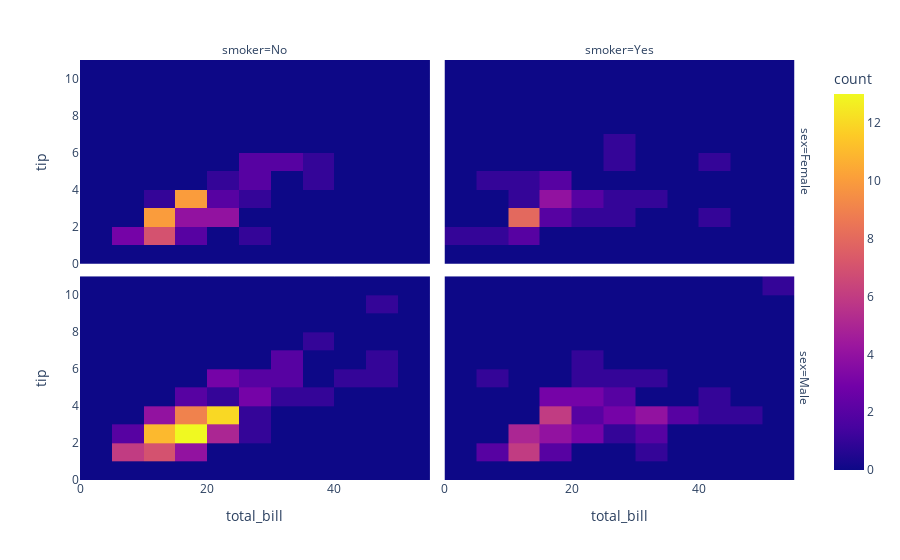

Notebook code for this chart:
### Markdown cell above
## facet

### Code cell
fig = px.density_heatmap(
    data_frame=tips,
    x="total_bill",
    y="tip",
    facet_row="sex",
    facet_col="smoker"
)
fig.show()

### Figure 1 — Plotly figure (JSON) as saved in the notebook; plotly's stock layout.template omitted (floating-point values rounded to 4 significant figures)
{"data": [{"coloraxis": "coloraxis", "hovertemplate": "sex=Female<br>smoker=No<br>total_bill=%{x}<br>tip=%{y}<br>count=%{z}<extra></extra>", "name": "", "type": "histogram2d", "x": [16.99, 24.59, 35.26, 14.83, 10.33, 16.97, 20.29, 15.77, 19.65, 15.06, 20.69, 16.93, 10.29, 34.81, 26.41, 16.45, 17.07, 14.73, 10.07, 34.83, 22.75, 20.92, 7.25, 25.71, 17.31, 10.65, 12.43, 24.08, 13.42, 12.48, 29.8, 14.52, 11.38, 20.27, 11.17, 12.26, 18.26, 8.51, 10.33, 14.15, 13.16, 17.47, 27.05, 16.43, 8.35, 18.64, 11.87, 29.85, 25, 13.39, 16.21, 15.98, 35.83, 18.78], "xaxis": "x3", "xbingroup": "x", "y": [1.01, 3.61, 5, 3.02, 1.67, 3.5, 2.75, 2.23, 3, 3, 2.45, 3.07, 2.6, 5.2, 1.5, 2.47, 3, 2.2, 1.83, 5.17, 3.25, 4.08, 1, 4, 3.5, 1.5, 1.8, 2.92, 1.68, 2.52, 4.2, 2, 2, 2.83, 1.5, 2, 3.25, 1.25, 2, 2, 2.75, 3.5, 5, 2.3, 1.5, 1.36, 1.63, 5.14, 3.75, 2.61, 2, 3, 4.67, 3], "yaxis": "y3", "ybingroup": "y"}, {"coloraxis": "coloraxis", "hovertemplate": "sex=Female<br>smoker=Yes<br>total_bill=%{x}<br>tip=%{y}<br>count=%{z}<extra></extra>", "name": "", "type": "histogram2d", "x": [3.07, 26.86, 25.28, 5.75, 16.32, 11.35, 15.38, 44.3, 22.42, 14.31, 17.51, 10.59, 10.63, 9.6, 20.9, 18.15, 19.81, 43.11, 13, 12.74, 13, 16.4, 16.47, 12.76, 13.27, 28.17, 12.9, 30.14, 13.42, 16.27, 10.09, 22.12, 27.18], "xaxis": "x4", "xbingroup": "x", "y": [1, 3.14, 5, 1, 4.3, 2.5, 3, 2.5, 3.48, 4, 3, 1.61, 2, 4, 3.5, 3.5, 4.19, 5, 2, 2.01, 2, 2.5, 3.23, 2.23, 2.5, 6.5, 1.1, 3.09, 3.48, 2.5, 2, 2.88, 2], "yaxis": "y4", "ybingroup": "y"}, {"coloraxis": "coloraxis", "hovertemplate": "sex=Male<br>smoker=No<br>total_bill=%{x}<br>tip=%{y}<br>count=%{z}<extra></extra>", "name": "", "type": "histogram2d", "x": [10.34, 21.01, 23.68, 25.29, 8.77, 26.88, 15.04, 14.78, 10.27, 15.42, 18.43, 21.58, 16.29, 20.65, 17.92, 39.42, 19.82, 17.81, 13.37, 12.69, 21.7, 9.55, 18.35, 17.78, 24.06, 16.31, 18.69, 31.27, 16.04, 17.46, 13.94, 9.68, 30.4, 18.29, 22.23, 32.4, 28.55, 18.04, 12.54, 9.94, 25.56, 19.49, 48.27, 17.59, 20.08, 20.23, 12.02, 10.51, 27.2, 22.76, 17.29, 16.66, 15.98, 13.03, 18.28, 24.71, 21.16, 22.49, 12.46, 18.24, 14, 38.07, 23.95, 29.93, 11.69, 14.26, 15.95, 8.52, 22.82, 19.08, 34.3, 41.19, 9.78, 7.51, 14.07, 13.13, 17.26, 24.55, 19.77, 48.17, 16.49, 21.5, 12.66, 13.81, 24.52, 20.76, 31.71, 20.69, 7.56, 48.33, 20.45, 13.28, 11.61, 10.77, 10.07, 29.03, 17.82], "xaxis": "x", "xbingroup": "x", "y": [1.66, 3.5, 3.31, 4.71, 2, 3.12, 1.96, 3.23, 1.71, 1.57, 3, 3.92, 3.71, 3.35, 4.08, 7.58, 3.18, 2.34, 2, 2, 4.3, 1.45, 2.5, 3.27, 3.6, 2, 2.31, 5, 2.24, 2.54, 3.06, 1.32, 5.6, 3, 5, 6, 2.05, 3, 2.5, 1.56, 4.34, 3.51, 6.73, 2.64, 3.15, 2.01, 1.97, 1.25, 4, 3, 2.71, 3.4, 2.03, 2, 4, 5.85, 3, 3.5, 1.5, 3.76, 3, 4, 2.55, 5.07, 2.31, 2.5, 2, 1.48, 2.18, 1.5, 6.7, 5, 1.73, 2, 2.5, 2, 2.74, 2, 2, 5, 2, 3.5, 2.5, 2, 3.48, 2.24, 4.5, 5, 1.44, 9, 3, 2.72, 3.39, 1.47, 1.25, 5.92, 1.75], "yaxis": "y", "ybingroup": "y"}, {"coloraxis": "coloraxis", "hovertemplate": "sex=Male<br>smoker=Yes<br>total_bill=%{x}<br>tip=%{y}<br>count=%{z}<extra></extra>", "name": "", "type": "histogram2d", "x": [38.01, 11.24, 20.29, 13.81, 11.02, 18.29, 15.01, 17.92, 19.44, 32.68, 28.97, 40.17, 27.28, 12.03, 21.01, 15.36, 20.49, 25.21, 16, 50.81, 15.81, 7.25, 31.85, 16.82, 32.9, 17.89, 14.48, 34.63, 34.65, 23.33, 45.35, 23.17, 40.55, 30.46, 23.1, 15.69, 28.44, 15.48, 16.58, 10.34, 13.51, 18.71, 20.53, 26.59, 38.73, 24.27, 30.06, 25.89, 28.15, 11.59, 7.74, 12.16, 8.58, 13.42, 24.01, 15.69, 15.53, 12.6, 32.83, 22.67], "xaxis": "x2", "xbingroup": "x", "y": [3, 1.76, 3.21, 2, 1.98, 3.76, 2.09, 3.08, 3, 5, 3, 4.73, 4, 1.5, 3, 1.64, 4.06, 4.29, 2, 10, 3.16, 5.15, 3.18, 4, 3.11, 2, 2, 3.55, 3.68, 5.65, 3.5, 6.5, 3, 2, 4, 1.5, 2.56, 2.02, 4, 2, 2, 4, 4, 3.41, 3, 2.03, 2, 5.16, 3, 1.5, 1.44, 2.2, 1.92, 1.58, 2, 3, 3, 1, 1.17, 2], "yaxis": "y2", "ybingroup": "y"}], "layout": {"annotations": [{"font": {}, "showarrow": false, "text": "smoker=No", "x": 0.24, "xanchor": "center", "xref": "paper", "y": 1, "yanchor": "bottom", "yref": "paper"}, {"font": {}, "showarrow": false, "text": "smoker=Yes", "x": 0.74, "xanchor": "center", "xref": "paper", "y": 1, "yanchor": "bottom", "yref": "paper"}, {"font": {}, "showarrow": false, "text": "sex=Male", "textangle": 90, "x": 0.98, "xanchor": "left", "xref": "paper", "y": 0.2425, "yanchor": "middle", "yref": "paper"}, {"font": {}, "showarrow": false, "text": "sex=Female", "textangle": 90, "x": 0.98, "xanchor": "left", "xref": "paper", "y": 0.7575, "yanchor": "middle", "yref": "paper"}], "coloraxis": {"colorbar": {"title": {"text": "count"}}, "colorscale": [[0, "#0d0887"], [0.1111, "#46039f"], [0.2222, "#7201a8"], [0.3333, "#9c179e"], [0.4444, "#bd3786"], [0.5556, "#d8576b"], [0.6667, "#ed7953"], [0.7778, "#fb9f3a"], [0.8889, "#fdca26"], [1, "#f0f921"]]}, "legend": {"tracegroupgap": 0}, "margin": {"t": 60}, "xaxis": {"anchor": "y", "domain": [0, 0.48], "title": {"text": "total_bill"}}, "xaxis2": {"anchor": "y2", "domain": [0.5, 0.98], "matches": "x", "title": {"text": "total_bill"}}, "xaxis3": {"anchor": "y3", "domain": [0, 0.48], "matches": "x", "showticklabels": false}, "xaxis4": {"anchor": "y4", "domain": [0.5, 0.98], "matches": "x", "showticklabels": false}, "yaxis": {"anchor": "x", "domain": [0, 0.485], "title": {"text": "tip"}}, "yaxis2": {"anchor": "x2", "domain": [0, 0.485], "matches": "y", "showticklabels": false}, "yaxis3": {"anchor": "x3", "domain": [0.515, 1], "matches": "y", "title": {"text": "tip"}}, "yaxis4": {"anchor": "x4", "domain": [0.515, 1], "matches": "y", "showticklabels": false}}}
